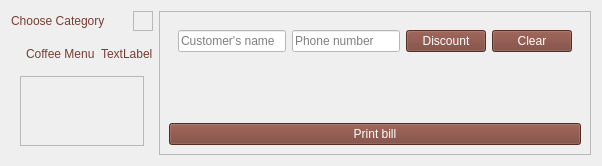
            <widget class="QWidget" name="pageOrder">
             <layout class="QHBoxLayout" name="horizontalLayout_9">
              <item>
               <layout class="QVBoxLayout" name="verticalLayout_10">
                <item>
                 <layout class="QHBoxLayout" name="horizontalLayoutSearch">
                  <item alignment="Qt::AlignmentFlag::AlignLeft">
                   <widget class="QLabel" name="label_4">
                    <property name="styleSheet">
                     <string notr="true">color: rgb(118, 62, 50);
font: 700 16pt &quot;Segoe UI&quot;;</string>
                    </property>
                    <property name="text">
                     <string>Choose Category</string>
                    </property>
                   </widget>
                  </item>
                  <item alignment="Qt::AlignmentFlag::AlignRight">
                   <widget class="QFrame" name="frame_7">
                    <property name="sizePolicy">
                     <sizepolicy hsizetype="Expanding" vsizetype="Fixed">
                      <horstretch>0</horstretch>
                      <verstretch>0</verstretch>
                     </sizepolicy>
                    </property>
                    <property name="maximumSize">
                     <size>
                      <width>16777215</width>
                      <height>50</height>
                     </size>
                    </property>
                    <property name="frameShape">
                     <enum>QFrame::Shape::StyledPanel</enum>
                    </property>
                    <property name="frameShadow">
                     <enum>QFrame::Shadow::Raised</enum>
                    </property>
                    <layout class="QHBoxLayout" name="horizontalLayout_13"/>
                   </widget>
                  </item>
                 </layout>
                </item>
                <item>
                 <layout class="QHBoxLayout" name="horizontalLayoutFilterMenu"/>
                </item>
                <item>
                 <layout class="QHBoxLayout" name="horizontalLayoutBriefInformation">
                  <property name="leftMargin">
                   <number>15</number>
                  </property>
                  <property name="topMargin">
                   <number>10</number>
                  </property>
                  <property name="bottomMargin">
                   <number>0</number>
                  </property>
                  <item>
                   <widget class="QLabel" name="label_10">
                    <property name="sizePolicy">
                     <sizepolicy hsizetype="Expanding" vsizetype="Fixed">
                      <horstretch>0</horstretch>
                      <verstretch>0</verstretch>
                     </sizepolicy>
                    </property>
                    <property name="styleSheet">
                     <string notr="true">color: rgb(118, 62, 50);
font: 700 14pt &quot;Segoe UI&quot;;</string>
                    </property>
                    <property name="text">
                     <string>Coffee Menu</string>
                    </property>
                   </widget>
                  </item>
                  <item>
                   <widget class="QLabel" name="label_5">
                    <property name="sizePolicy">
                     <sizepolicy hsizetype="Expanding" vsizetype="Fixed">
                      <horstretch>0</horstretch>
                      <verstretch>0</verstretch>
                     </sizepolicy>
                    </property>
                    <property name="styleSheet">
                     <string notr="true">color: rgb(118, 62, 50);
font: 700 16pt &quot;Segoe UI&quot;;</string>
                    </property>
                    <property name="text">
                     <string>TextLabel</string>
                    </property>
                   </widget>
                  </item>
                 </layout>
                </item>
                <item>
                 <widget class="QGroupBox" name="groupBoxMenu">
                  <property name="sizePolicy">
                   <sizepolicy hsizetype="Expanding" vsizetype="Expanding">
                    <horstretch>0</horstretch>
                    <verstretch>0</verstretch>
                   </sizepolicy>
                  </property>
                  <property name="styleSheet">
                   <string notr="true">QGroupBox { border: none; }
</string>
                  </property>
                  <property name="title">
                   <string/>
                  </property>
                  <layout class="QVBoxLayout" name="verticalLayout_19">
                   <item>
                    <widget class="QScrollArea" name="scrollAreaProductMenu">
                     <property name="widgetResizable">
                      <bool>true</bool>
                     </property>
                     <widget class="QWidget" name="scrollAreaWidgetContents_2">
                      <property name="geometry">
                       <rect>
                        <x>0</x>
                        <y>0</y>
                        <width>98</width>
                        <height>28</height>
                       </rect>
                      </property>
                     </widget>
                    </widget>
                   </item>
                  </layout>
                 </widget>
                </item>
               </layout>
              </item>
              <item>
               <layout class="QVBoxLayout" name="verticalLayout_18">
                <item>
                 <widget class="QFrame" name="frame_5">
                  <property name="sizePolicy">
                   <sizepolicy hsizetype="Fixed" vsizetype="Expanding">
                    <horstretch>0</horstretch>
                    <verstretch>0</verstretch>
                   </sizepolicy>
                  </property>
                  <property name="maximumSize">
                   <size>
                    <width>16000</width>
                    <height>16777215</height>
                   </size>
                  </property>
                  <property name="frameShape">
                   <enum>QFrame::Shape::StyledPanel</enum>
                  </property>
                  <property name="frameShadow">
                   <enum>QFrame::Shadow::Raised</enum>
                  </property>
                  <layout class="QVBoxLayout" name="verticalLayout_21">
                   <item>
                    <layout class="QHBoxLayout" name="horizontalLayout_10">
                     <item>
                      <widget class="QFrame" name="frame_6">
                       <property name="sizePolicy">
                        <sizepolicy hsizetype="Expanding" vsizetype="Preferred">
                         <horstretch>0</horstretch>
                         <verstretch>0</verstretch>
                        </sizepolicy>
                       </property>
                       <property name="styleSheet">
                        <string notr="true">QFrame {
    border: none;
}</string>
                       </property>
                       <property name="frameShape">
                        <enum>QFrame::Shape::StyledPanel</enum>
                       </property>
                       <property name="frameShadow">
                        <enum>QFrame::Shadow::Raised</enum>
                       </property>
                       <layout class="QHBoxLayout" name="horizontalLayout_11">
                        <item>
                         <widget class="QLineEdit" name="lineEditCustomerName">
                          <property name="styleSheet">
                           <string notr="true">background-color: rgb(255, 255, 255);</string>
                          </property>
                          <property name="text">
                           <string/>
                          </property>
                          <property name="placeholderText">
                           <string>Customer's name</string>
                          </property>
                         </widget>
                        </item>
                        <item>
                         <widget class="QLineEdit" name="lineEditCustomerPhoneNumber">
                          <property name="styleSheet">
                           <string notr="true">background-color: rgb(255, 255, 255);</string>
                          </property>
                          <property name="placeholderText">
                           <string>Phone number</string>
                          </property>
                         </widget>
                        </item>
                        <item>
                         <widget class="QPushButton" name="pushButtonDiscount">
                          <property name="styleSheet">
                           <string notr="true">background-color: rgb(118, 62, 50);
color: rgb(255, 255, 255);</string>
                          </property>
                          <property name="text">
                           <string>Discount</string>
                          </property>
                         </widget>
                        </item>
                        <item>
                         <widget class="QPushButton" name="pushButton_Clear">
                          <property name="styleSheet">
                           <string notr="true">background-color: rgb(118, 62, 50);
color: rgb(255, 255, 255);</string>
                          </property>
                          <property name="text">
                           <string>Clear</string>
                          </property>
                         </widget>
                        </item>
                       </layout>
                      </widget>
                     </item>
                    </layout>
                   </item>
                   <item>
                    <layout class="QVBoxLayout" name="verticalLayout_20">
                     <item>
                      <widget class="QWidget" name="orderWidget" native="true">
                       <property name="sizePolicy">
                        <sizepolicy hsizetype="Expanding" vsizetype="Expanding">
                         <horstretch>0</horstretch>
                         <verstretch>0</verstretch>
                        </sizepolicy>
                       </property>
                       <layout class="QVBoxLayout" name="verticalLayout_23">
                        <item>
                         <layout class="QVBoxLayout" name="verticalLayout_Order"/>
                        </item>
                       </layout>
                      </widget>
                     </item>
                    </layout>
                   </item>
                   <item>
                    <widget class="QPushButton" name="pushButton_printBill">
                     <property name="sizePolicy">
                      <sizepolicy hsizetype="Minimum" vsizetype="Preferred">
                       <horstretch>0</horstretch>
                       <verstretch>0</verstretch>
                      </sizepolicy>
                     </property>
                     <property name="styleSheet">
                      <string notr="true">background-color: rgb(118, 62, 50);
color: rgb(255, 255, 255);
font: 600 14pt &quot;Segoe UI&quot;;

</string>
                     </property>
                     <property name="text">
                      <string>Print bill</string>
                     </property>
                    </widget>
                   </item>
                  </layout>
                 </widget>
                </item>
               </layout>
              </item>
             </layout>
            </widget>
